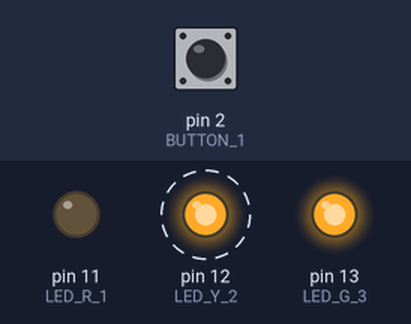
Simulated run of this program. Board: Arduino Uno, built with avr-gcc and run on an emulated ATmega328P. On the bench: output pins drawn as LEDs (lit = HIGH). Dashed ring = blinking. The inputs (shaded band) are chosen by the test bench; at power-on: pin 2 (BUTTON_1) LOW.

Above: at 1.26 s.
1.3 s: pin 2 (BUTTON_1) pulled HIGH for 0.15 s
At 1.4 s:
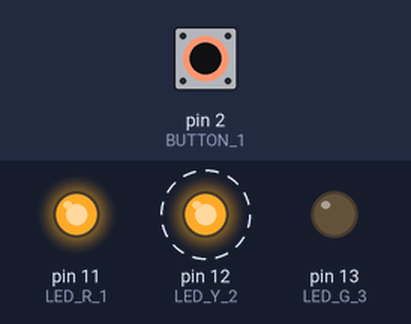
4.3 s: pin 2 (BUTTON_1) pulled HIGH for 1 s
At 5.81 s:
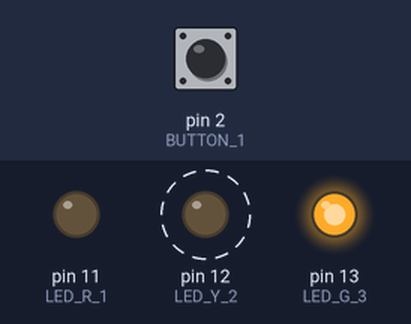
7.3 s: pin 2 (BUTTON_1) pulled HIGH for 3.2 s
At 8.22 s:
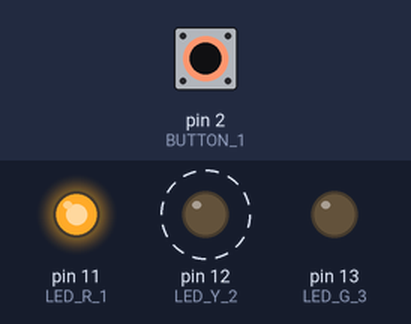
Timing chart, 0 to 18.0 s (numbered marks = the images above; inputs shaded):
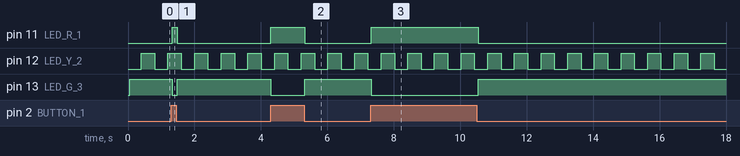

The program:

main.cpp
```cpp
#include <Arduino.h>
#define LED_R_1 11
#define LED_Y_2 12
#define LED_G_3 13
#define BUTTON_1 2
#define ARRSIZELED 3

void blinkLED();
void buttonPressed();

int LedArr[ARRSIZELED] = {LED_R_1, LED_Y_2, LED_G_3};

unsigned long blinkTimeLED_Y_2 = 400;
unsigned long lasctStatusBlinkLED_Y_2 = millis();

int ledStart_Y_2 = LOW;

unsigned long timeStatusButton = 50;
unsigned long timeBounceButton = 0;

int statusButton_1 = LOW;
int previousButtonState = LOW;
void setup()
{
  for (int i = 0; i < ARRSIZELED; i++)
  {
    pinMode(LedArr[i], OUTPUT);
  }

  for (int i = 0; i < ARRSIZELED; i++)
  {
    digitalWrite(LedArr[i], LOW);
  }
  pinMode(BUTTON_1, INPUT);
}

void loop()
{
  blinkLED();
  buttonPressed();
}
void blinkLED()
{
  unsigned long newBlinkTime_Y_2 = millis();
  if (newBlinkTime_Y_2 - lasctStatusBlinkLED_Y_2 > blinkTimeLED_Y_2)
  {
    ledStart_Y_2 = (ledStart_Y_2 == LOW) ? HIGH : LOW;
    digitalWrite(LED_Y_2, ledStart_Y_2);
    lasctStatusBlinkLED_Y_2 = newBlinkTime_Y_2;
  }
}
void buttonPressed()
{
  unsigned long newChangeButton = millis();
  statusButton_1 = digitalRead(BUTTON_1);
  if (newChangeButton - timeBounceButton > timeStatusButton)
  {
    timeBounceButton = newChangeButton;

    if (statusButton_1 != LOW)
    {
      digitalWrite(LED_R_1, HIGH);
      digitalWrite(LED_G_3, LOW);
    }
    else
    {
      digitalWrite(LED_G_3, HIGH);
      digitalWrite(LED_R_1, LOW);
    }
  }
}
```

Measured:
- after the input at 1.3 s, pin 11 (LED_R_1): LOW → HIGH at once, → LOW 0.15 s later; pin 13 (LED_G_3): HIGH → LOW at once, → HIGH 0.15 s later
- after the input at 4.3 s, pin 11 (LED_R_1): LOW → HIGH at once, → LOW 1.0 s later; pin 13 (LED_G_3): HIGH → LOW at once, → HIGH 1.0 s later
- after the input at 7.3 s, pin 11 (LED_R_1): LOW → HIGH at once, → LOW 3.2 s later; pin 13 (LED_G_3): HIGH → LOW at once, → HIGH 3.2 s later
- by itself, pin 12 (LED_Y_2): alternates HIGH for 0.40 s and LOW for 0.40 s
